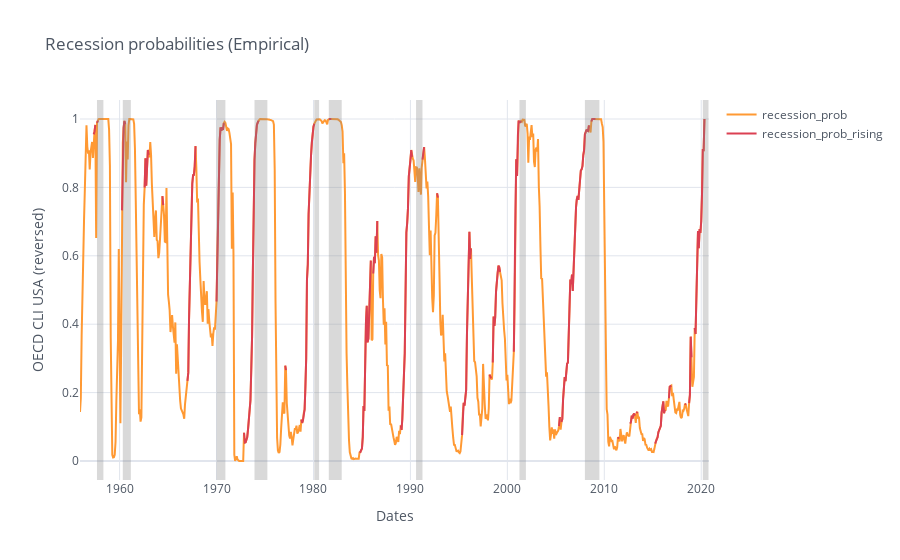

Notebook source saved alongside this figure:
### Code cell
rec_emp_fig = multiShades(rec_emp_fig, x0=rec_starts, x1=rec_ends)
iplot(rec_emp_fig)

### Figure 1 — Plotly figure (JSON) as saved in the notebook; plotly's stock layout.template omitted (floating-point values rounded to 4 significant figures; data arrays with more than 128 entries replaced by an {"elided": "..."} marker saying what was removed)
{"data": [{"line": {"color": "rgba(255, 153, 51, 1.0)", "dash": "solid", "shape": "linear", "width": 2}, "mode": "lines", "name": "recession_prob", "text": "", "type": "scatter", "x": {"elided": "774 str values"}, "y": {"elided": "774 float values"}}, {"line": {"color": "rgba(219, 64, 82, 1.0)", "dash": "solid", "shape": "linear", "width": 2}, "mode": "lines", "name": "recession_prob_rising", "text": "", "type": "scatter", "x": {"elided": "774 str values"}, "y": {"elided": "774 mixed values"}}], "layout": {"legend": {"bgcolor": "#FFFFFF", "font": {"color": "#4D5663"}}, "paper_bgcolor": "#FFFFFF", "plot_bgcolor": "#FFFFFF", "shapes": [{"fillcolor": "rgba(128, 128, 128, 0.3)", "line": {"color": "rgba(0,0,0,0)", "dash": "solid", "width": 1}, "type": "rect", "x0": "1957-09-01", "x1": "1958-04-30", "xref": "x", "y0": 0, "y1": 1, "yref": "paper"}, {"fillcolor": "rgba(128, 128, 128, 0.3)", "line": {"color": "rgba(0,0,0,0)", "dash": "solid", "width": 1}, "type": "rect", "x0": "1960-05-01", "x1": "1961-02-28", "xref": "x", "y0": 0, "y1": 1, "yref": "paper"}, {"fillcolor": "rgba(128, 128, 128, 0.3)", "line": {"color": "rgba(0,0,0,0)", "dash": "solid", "width": 1}, "type": "rect", "x0": "1970-01-01", "x1": "1970-11-30", "xref": "x", "y0": 0, "y1": 1, "yref": "paper"}, {"fillcolor": "rgba(128, 128, 128, 0.3)", "line": {"color": "rgba(0,0,0,0)", "dash": "solid", "width": 1}, "type": "rect", "x0": "1973-12-01", "x1": "1975-03-31", "xref": "x", "y0": 0, "y1": 1, "yref": "paper"}, {"fillcolor": "rgba(128, 128, 128, 0.3)", "line": {"color": "rgba(0,0,0,0)", "dash": "solid", "width": 1}, "type": "rect", "x0": "1980-02-01", "x1": "1980-07-31", "xref": "x", "y0": 0, "y1": 1, "yref": "paper"}, {"fillcolor": "rgba(128, 128, 128, 0.3)", "line": {"color": "rgba(0,0,0,0)", "dash": "solid", "width": 1}, "type": "rect", "x0": "1981-08-01", "x1": "1982-11-30", "xref": "x", "y0": 0, "y1": 1, "yref": "paper"}, {"fillcolor": "rgba(128, 128, 128, 0.3)", "line": {"color": "rgba(0,0,0,0)", "dash": "solid", "width": 1}, "type": "rect", "x0": "1990-08-01", "x1": "1991-03-31", "xref": "x", "y0": 0, "y1": 1, "yref": "paper"}, {"fillcolor": "rgba(128, 128, 128, 0.3)", "line": {"color": "rgba(0,0,0,0)", "dash": "solid", "width": 1}, "type": "rect", "x0": "2001-04-01", "x1": "2001-11-30", "xref": "x", "y0": 0, "y1": 1, "yref": "paper"}, {"fillcolor": "rgba(128, 128, 128, 0.3)", "line": {"color": "rgba(0,0,0,0)", "dash": "solid", "width": 1}, "type": "rect", "x0": "2008-01-01", "x1": "2009-06-30", "xref": "x", "y0": 0, "y1": 1, "yref": "paper"}, {"fillcolor": "rgba(128, 128, 128, 0.3)", "line": {"color": "rgba(0,0,0,0)", "dash": "solid", "width": 1}, "type": "rect", "x0": "2020-03-01", "x1": "2020-10-01", "xref": "x", "y0": 0, "y1": 1, "yref": "paper"}], "title": {"font": {"color": "#4D5663"}, "text": "Recession probabilities (Empirical)"}, "xaxis": {"gridcolor": "#E1E5ED", "showgrid": true, "tickfont": {"color": "#4D5663"}, "title": {"font": {"color": "#4D5663"}, "text": "Dates"}, "zerolinecolor": "#E1E5ED"}, "yaxis": {"gridcolor": "#E1E5ED", "showgrid": true, "tickfont": {"color": "#4D5663"}, "title": {"font": {"color": "#4D5663"}, "text": "OECD CLI USA (reversed)"}, "zerolinecolor": "#E1E5ED"}}}
